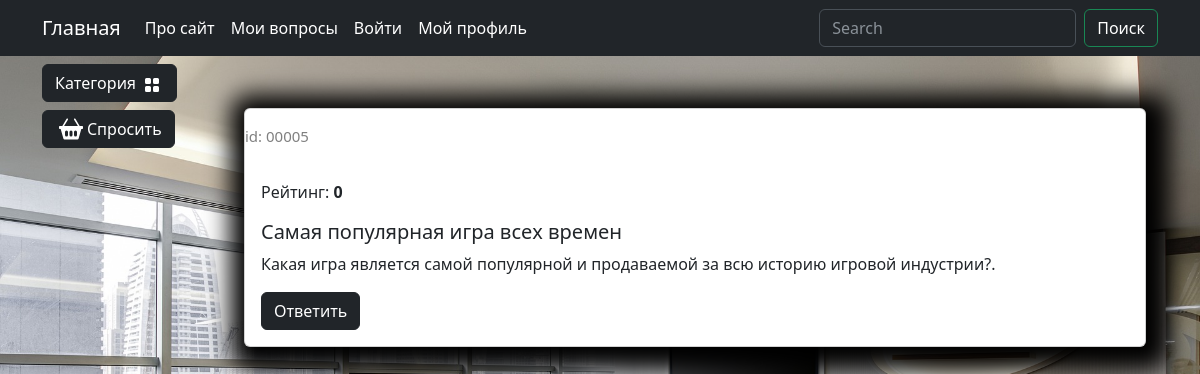
/catalog/question/samaya-populyarnaya-igra-vseh-vremen/, run on the app's committed database.
### questions/models.py (models this page shows, shortened)
class Questions(models.Model):
    author = models.ForeignKey("auth.User", on_delete=models.CASCADE, verbose_name="Автор")
    category = models.ForeignKey(to=Categories, on_delete=models.CASCADE, verbose_name="Категория")
    title = models.CharField(max_length=200, verbose_name="Заголовок")
    slug = models.SlugField(max_length=200, unique=True, blank=True, null=True, verbose_name="Ссылка")
    text = models.TextField(verbose_name="Текст")
    rating = models.IntegerField(default=0, verbose_name="Рейтинг")
    date = models.DateTimeField( verbose_name="Дата", default=time_now)
    out_answer = models.BooleanField(default=True, verbose_name="Без ответа")
    class Meta:
        db_table = "question"
        verbose_name = "Вопрос"
        verbose_name_plural = "Вопросы"
    def display_id(self):
        return f"{self.id:05}"

### questions/views.py (the view)
# urls.py: path('question/<slug:question_slug>/', views.question, name='question'),
def question(request, question_slug):
    question = Questions.objects.get(slug=question_slug)
    context: dict = {
        'title': question.title,
        'question': question
    }
    return render(request, 'questions/question.html', context=context)

### questions/templatetags/question_tags.py (called while the page is built)
@register.simple_tag()
def tag_categories():
    return Categories.objects.all()

### questions/templates/questions/question.html (shortened to what this page needs)
{% extends "main/base.html" %}
{% load static %}
{% block content %}
    <div class="container mt-5">
        <div class="card mb-4 custom-shadow">
            <div class="row">
                <div class="col-md-4 ">
                    <p class="product_id mt-3">id: {{ question.display_id }}</p>
                </div>
            </div>
            <div class="card-body">
                <p class="card-text">Рейтинг: <strong>{{ question.rating }}</strong></p>
                <h5 class="card-title">{{ question.title }}</h5>
                <p class="card-text">{{ question.text   }}.</p>
                <a href="#" class="btn btn-dark add-to-cart"> Ответить </a>
            </div>
        </div>
    </div>
{% endblock content %}

### static/deps/css/my_css.css (style rules this page uses)
body { background-image: url("../images/bg-image.jpg"); background-repeat: no-repeat; background-attachment: fixed; background-position: center center; background-size: cover; height: 100%; }
.custom-shadow { box-shadow: 5px 5px 25px 19px #000000; }
.product_id { color: gray; font-size: 15px; }

### data on the page
Questions: display_id "00005", rating "0", title "Самая популярная игра всех времен", text "Какая игра является самой популярной и продаваемой за всю историю игровой индустрии?"
